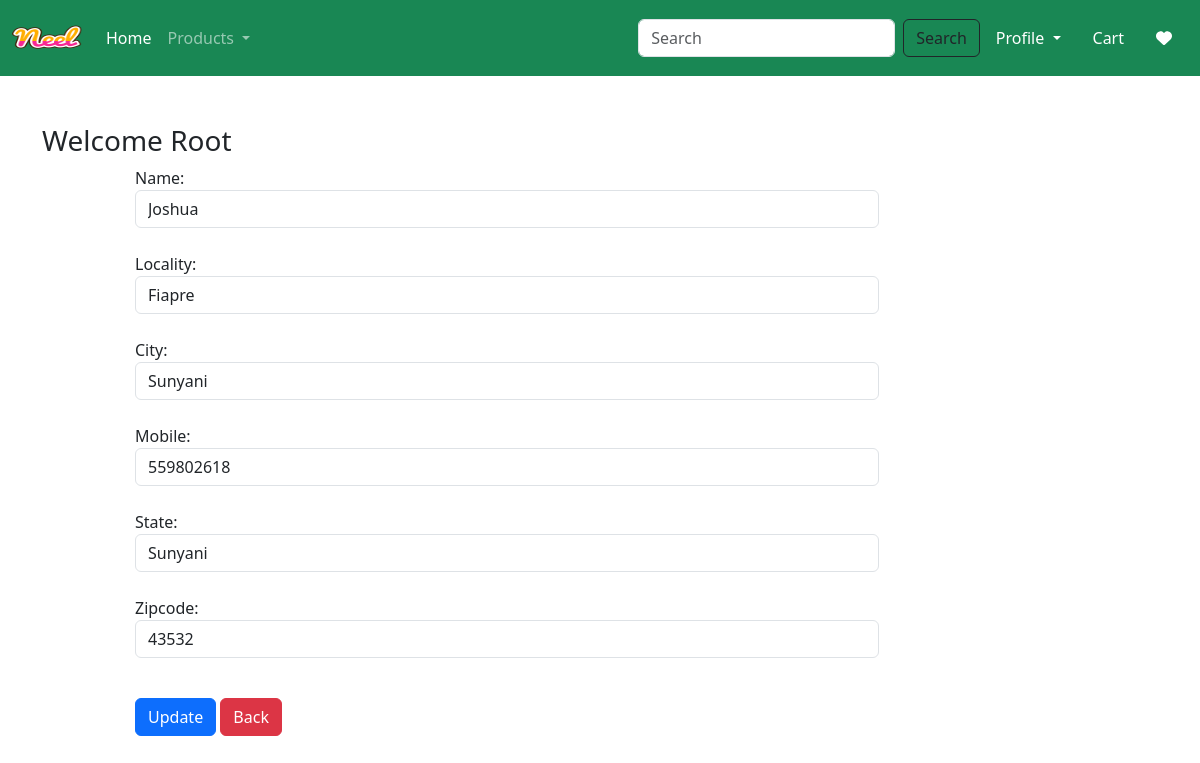
The app's page /update-address/1 (signed in) with its own data.
### app/models.py (models this page shows, shortened)
class Customer(models.Model):
    user = models.ForeignKey(User, on_delete=models.CASCADE)
    name = models.CharField(max_length=200)
    locality = models.CharField(max_length=200)
    city = models.CharField(max_length=50)
    mobile = models.IntegerField(default=0)
    zipcode = models.IntegerField()
    state = models.CharField(choices=STATE_CHOICES, max_length=100)

### app/views.py (the view, shortened to what this page needs)
# urls.py: path("update-address/<int:pk>", views.UpdateAddress.as_view(), name="update-address"),
@method_decorator(login_required, name='dispatch')
class UpdateAddress(View):
    def get(self, request, pk):
        add = Customer.objects.get(pk=pk)
        form = CustomerProfileForm(instance=add)
        totalitem = 0
        wishitem = 0
        if request.user.is_authenticated:
            totalitem = len(Cart.objects.filter(user=request.user))
            wishitem = len(Wishlist.objects.filter(user=request.user))
        return render(request, 'app/updateAddress.html', locals())

### app/forms.py
class CustomerProfileForm(forms.ModelForm):
    class Meta:
        model = Customer
        fields=['name', 'locality', 'city', 'mobile', 'state', 'zipcode']
        widgets={
            'name':forms.TextInput(attrs={'class':'form-control'}),
            'locality':forms.TextInput(attrs={'class':'form-control'}),
            'city':forms.TextInput(attrs={'class':'form-control'}),
            'mobile':forms.NumberInput(attrs={'class':'form-control'}),
            'state':forms.Select(attrs={'class':'form-control'}),
            'zipcode':forms.NumberInput(attrs={'class':'form-control'})
        }

### app/templates/app/updateAddress.html (shortened to what this page needs)
{% extends 'app/base.html' %}
{% load static%}
{% block main-content %}
<div class="container my-5">
    <div class="row">
        <h3>Welcome <span class="text-capitalize">{{request.user}}</span></h3>
    </div>
    <div class="col-sm-8 offset-sm-1">
        <form action="" method="post">
            {% for fm in form %}
                {{fm.label_tag}} {{fm}} <small class="text-danger">{{fm.errors|striptags}}</small><br />
            {% endfor %}
            <div class="col-12 mt-3">
                <button type="submit" class="btn btn-primary">Update</button>
                <a href="{% url 'address' %}" type="button" class="btn btn-danger">Back</a>
            </div>
        </form>
    </div>
</div>
{% endblock main-content %}

### records on screen
Customer: form "Joshua" "Fiapre" "Sunyani" "559802618" "Sunyani" "43532"

### other values on screen
{{ request.user }} "Root"
{{ fm.label_tag }} "Name:" "Locality:" "City:" "Mobile:" "State:" "Zipcode:"
